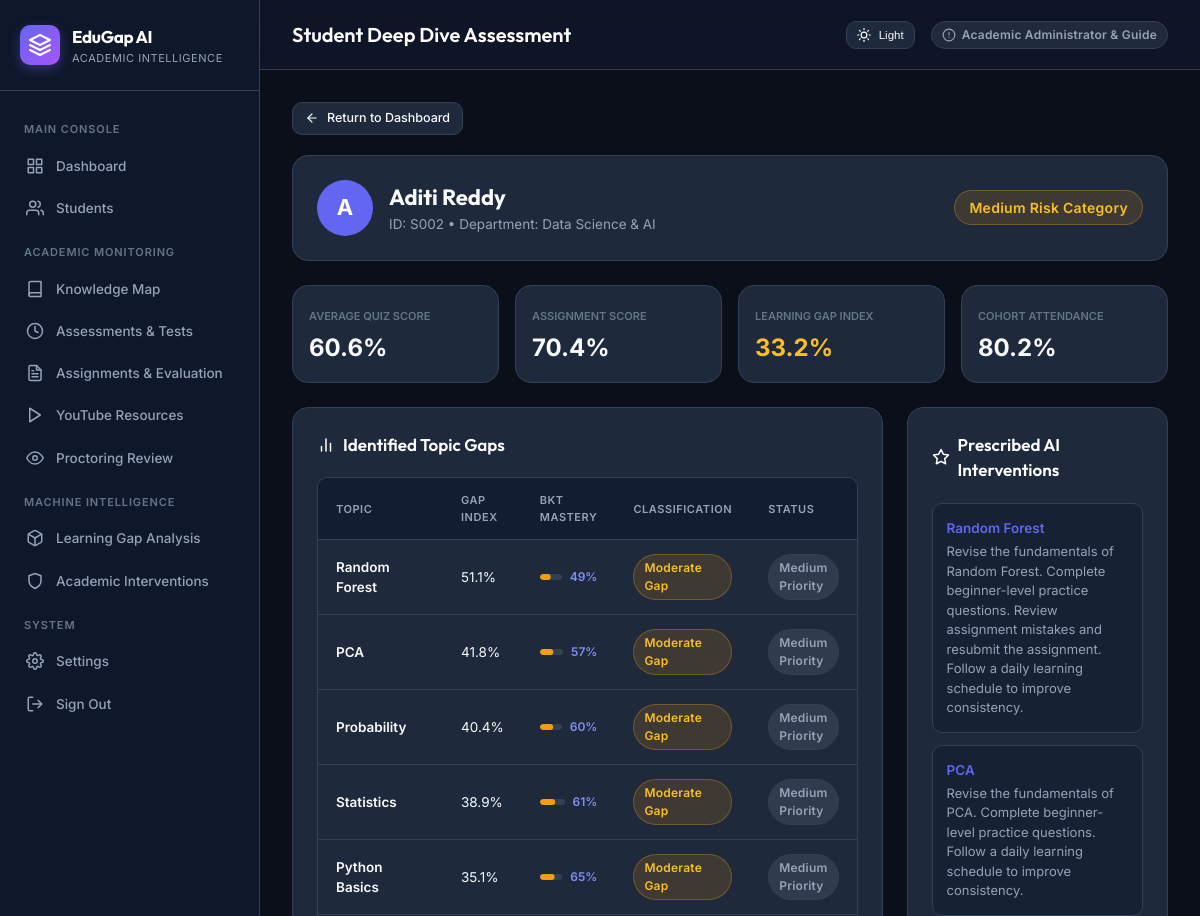
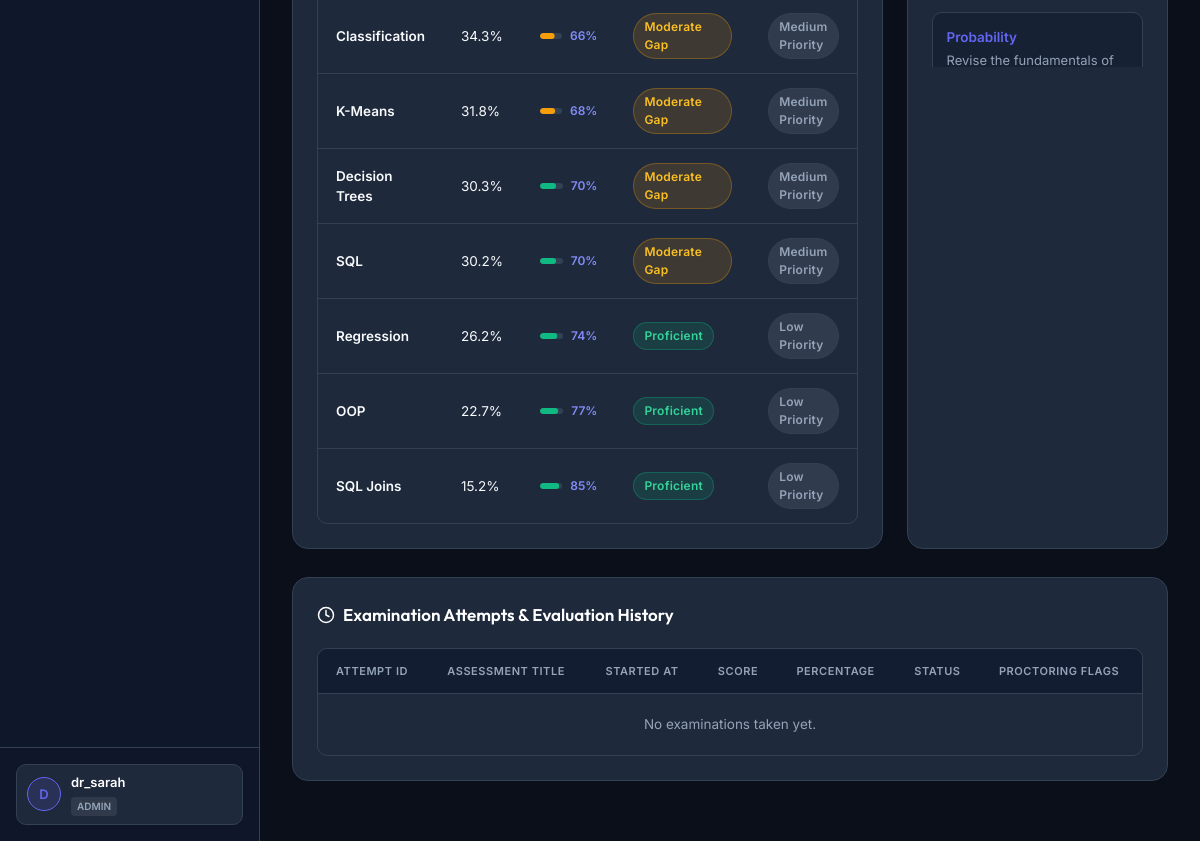
Screenshot of /student/S002 (signed in) with the database file from the repository (2 pictures, top to bottom).
### tables this page shows
CREATE TABLE students (
    student_id TEXT PRIMARY KEY,
    average_quiz_score REAL,
    average_assignment_score REAL,
    average_learning_gap REAL,
    average_attendance REAL,
    overall_risk TEXT
, name TEXT, email TEXT, department TEXT DEFAULT 'Computer Science & Engineering', enrollment_date TEXT DEFAULT '2025-08-01');

CREATE TABLE learning_gaps (
    id INTEGER PRIMARY KEY AUTOINCREMENT,
    student_id TEXT,
    topic TEXT,
    learning_gap_score REAL,
    gap_category TEXT,
    priority TEXT
);

CREATE TABLE recommendations (
    id INTEGER PRIMARY KEY AUTOINCREMENT,
    student_id TEXT,
    topic TEXT,
    recommendation TEXT
);

### app.py (the view)
@app.route("/student/<student_id>")
@login_required
def student_details(student_id):
    if session.get("role") == "student" and session.get("student_id") != student_id:
        flash("Unauthorized access. You may only view your personal academic record.", "error")
        return redirect(url_for("dashboard"))
    connection = get_db_connection()
    student = connection.execute(
        "SELECT * FROM students WHERE student_id = ?",
        (student_id,)
    ).fetchone()
    gaps = connection.execute("""
        SELECT * FROM learning_gaps
        WHERE student_id = ?
        ORDER BY learning_gap_score DESC
    """, (student_id,)).fetchall()
    recommendations = connection.execute("""
        SELECT * FROM recommendations
        WHERE student_id = ?
    """, (student_id,)).fetchall()
    guidance_history = connection.execute("""
        SELECT * FROM student_guidance
        WHERE student_id = ?
        ORDER BY id DESC
    """, (student_id,)).fetchall()
    assessment_history = connection.execute("""
        SELECT att.*, a.title as assessment_title, a.passing_marks
        FROM assessment_attempts att
        JOIN assessments a ON a.id = att.assessment_id
        WHERE att.student_id = ?
        ORDER BY att.id DESC
    """, (student_id,)).fetchall()
    weak_topic_names = [g["topic"] for g in gaps if g["learning_gap_score"] >= 30.0]
    if weak_topic_names:
        placeholders = ",".join("?" for _ in weak_topic_names)
        recommended_videos = connection.execute(f"""
            SELECT * FROM youtube_resources
            WHERE topic IN ({placeholders}) OR assigned_to_student_id = ?
            ORDER BY id DESC LIMIT 6
        """, (*weak_topic_names, student_id)).fetchall()
    else:
        recommended_videos = connection.execute("""
            SELECT * FROM youtube_resources
            WHERE assigned_to_student_id = ? OR assigned_to_student_id IS NULL OR assigned_to_student_id = ''
            ORDER BY id DESC LIMIT 6
        """, (student_id,)).fetchall()
    overall_avg = float(student["average_quiz_score"]) if student else 50.0
    enhanced_gaps = []
    for g in gaps:
        gap_score = float(g["learning_gap_score"])
        is_hidden = bool(overall_avg >= 70.0 and gap_score >= 45.0)
        bkt_mastery = round(max(0.05, min(0.95, (100.0 - gap_score) / 100.0)), 2)
        enhanced_gaps.append({
            "id": g["id"],
            "student_id": g["student_id"],
            "topic": g["topic"],
            "learning_gap_score": gap_score,
            "gap_category": g["gap_category"],
            "priority": g["priority"],
            "bkt_mastery": bkt_mastery,
            "bkt_mastery_pct": int(bkt_mastery * 100),
            "is_hidden_gap": is_hidden,
            "gap_differential": round(overall_avg - (100.0 - gap_score), 1)
        })
    connection.close()
    return render_template(
        "student.html",
        student=student,
        gaps=enhanced_gaps,
        recommendations=recommendations,
        guidance_history=guidance_history,
        assessment_history=assessment_history,
        recommended_videos=recommended_videos
    )

### templates/student.html (shortened to what this page needs)
{% extends "base.html" %}
{% block header_title %}Student Deep Dive Assessment{% endblock %}
{% block content %}
<div class="breadcrumb-nav">
    <a href="{{ url_for('dashboard') }}" class="btn btn-secondary btn-sm">
        <svg class="icon icon-sm" viewBox="0 0 24 24"><line x1="19" y1="12" x2="5" y2="12"/><polyline points="12 19 5 12 12 5"/></svg>
        <span>Return to Dashboard</span>
    </a>
</div>
{% if student %}
<div class="card" style="margin-bottom: 24px;">
    <div style="display: flex; justify-content: space-between; align-items: center; flex-wrap: wrap; gap: 16px;">
        <div style="display: flex; align-items: center; gap: 16px;">
            <div style="width: 56px; height: 56px; border-radius: 50%; background: var(--primary); display: flex; align-items: center; justify-content: center; font-size: 22px; font-weight: 700; color: #ffffff;">
                {{ (student['name'] if student['name'] else 'S')[0]|upper }}
            </div>
            <div>
                <h2 style="font-family: 'Outfit', sans-serif; font-size: 22px; color: var(--text-primary);">{{ student['name'] if student['name'] else "Student " ~ student['student_id'] }}</h2>
                <div style="color: var(--text-secondary); font-size: 13.5px;">
                    <span>ID: {{ student['student_id'] }}</span> &bull;
                    <span>Department: {{ student['department'] if student['department'] else 'Computer Science' }}</span>
                </div>
            </div>
        </div>
        <div>
            {% if student['overall_risk'] == 'High Risk' %}
                <span class="badge badge-high" style="font-size: 14px; padding: 6px 14px;">High Risk Category</span>
            {% elif student['overall_risk'] == 'Medium Risk' %}
                <span class="badge badge-medium" style="font-size: 14px; padding: 6px 14px;">Medium Risk Category</span>
            {% else %}
                <span class="badge badge-low" style="font-size: 14px; padding: 6px 14px;">Low Risk Category</span>
            {% endif %}
        </div>
    </div>
</div>
<div style="display: grid; grid-template-columns: repeat(auto-fit, minmax(200px, 1fr)); gap: 16px; margin-bottom: 24px;">
    <div class="card" style="padding: 16px;">
        <span style="font-size: 11px; text-transform: uppercase; color: var(--text-muted); font-weight: 600;">Average Quiz Score</span>
        <div style="font-size: 24px; font-weight: 700; color: var(--text-primary); margin-top: 4px;">{{ "%.1f"|format(student['average_quiz_score']) }}%</div>
    </div>
    <div class="card" style="padding: 16px;">
        <span style="font-size: 11px; text-transform: uppercase; color: var(--text-muted); font-weight: 600;">Assignment Score</span>
        <div style="font-size: 24px; font-weight: 700; color: var(--text-primary); margin-top: 4px;">{{ "%.1f"|format(student['average_assignment_score']) }}%</div>
    </div>
    <div class="card" style="padding: 16px;">
        <span style="font-size: 11px; text-transform: uppercase; color: var(--text-muted); font-weight: 600;">Learning Gap Index</span>
        {% if student['average_learning_gap'] >= 60 %}
        <div style="font-size: 24px; font-weight: 700; color: #f87171; margin-top: 4px;">{{ "%.1f"|format(student['average_learning_gap']) }}%</div>
        {% elif student['average_learning_gap'] >= 30 %}
        <div style="font-size: 24px; font-weight: 700; color: #fbbf24; margin-top: 4px;">{{ "%.1f"|format(student['average_learning_gap']) }}%</div>
        {% else %}
        <div style="font-size: 24px; font-weight: 700; color: #34d399; margin-top: 4px;">{{ "%.1f"|format(student['average_learning_gap']) }}%</div>
        {% endif %}
    </div>
    <div class="card" style="padding: 16px;">
        <span style="font-size: 11px; text-transform: uppercase; color: var(--text-muted); font-weight: 600;">Cohort Attendance</span>
        <div style="font-size: 24px; font-weight: 700; color: var(--text-primary); margin-top: 4px;">{{ "%.1f"|format(student['average_attendance']) }}%</div>
    </div>
</div>
<div class="assessment-grid">
    <div class="card">
        <div class="card-header">
            <h3>
                <svg class="icon" viewBox="0 0 24 24"><line x1="18" y1="20" x2="18" y2="10"/><line x1="12" y1="20" x2="12" y2="4"/><line x1="6" y1="20" x2="6" y2="14"/></svg>
                <span>Identified Topic Gaps</span>
            </h3>
        </div>
        <div class="table-container">
            <table>
                <thead>
                    <tr>
                        <th>Topic</th>
                        <th>Gap Index</th>
                        <th>BKT Mastery</th>
                        <th>Classification</th>
                        <th>Status</th>
                    </tr>
                </thead>
                <tbody>
                    {% for g in gaps %}
                    <tr>
                        <td style="font-weight: 600;">
                            {{ g['topic'] }}
                        </td>
                        <td>{{ "%.1f"|format(g['learning_gap_score']) }}%</td>
                        <td>
                            <div style="display: flex; align-items: center; gap: 8px;">
                                <div style="flex: 1; max-width: 65px; height: 6px; background: var(--border-color, rgba(148, 163, 184, 0.2)); border-radius: 3px; overflow: hidden;">
                                    <svg width="100%" height="6" style="display: block;">
                                        {% if g['bkt_mastery_pct']|default(50) < 40 %}
                                        <rect width="{{ g['bkt_mastery_pct']|default(50) }}%" height="6" fill="#ef4444" rx="3" />
                                        {% elif g['bkt_mastery_pct']|default(50) < 70 %}
                                        <rect width="{{ g['bkt_mastery_pct']|default(50) }}%" height="6" fill="#f59e0b" rx="3" />
                                        {% else %}
                                        <rect width="{{ g['bkt_mastery_pct']|default(50) }}%" height="6" fill="#10b981" rx="3" />
                                        {% endif %}
                                    </svg>
                                </div>
                                <span style="font-size: 12px; font-weight: 600; color: #818cf8;">{{ g['bkt_mastery_pct']|default(50) }}%</span>
                            </div>
                        </td>
                        <td>
                            {% if g['gap_category'] == 'High Gap' or g['gap_category'] == 'High' %}
                            <span class="badge badge-high">Critical Gap</span>
                            {% elif g['gap_category'] == 'Medium Gap' or g['gap_category'] == 'Medium' %}
                            <span class="badge badge-medium">Moderate Gap</span>
                            {% else %}
                            <span class="badge badge-low">Proficient</span>
                            {% endif %}
                        </td>
                        <td>
                            {% if g['is_hidden_gap'] %}
                            <span class="badge badge-medium" title="Topic gap masked by high overall average">Isolated Deficit</span>
                            {% else %}
                            <span class="badge badge-neutral">{{ g['priority'] }}</span>
                            {% endif %}
                        </td>
                    </tr>
                    {% endfor %}
                </tbody>
            </table>
        </div>
    </div>
    <div class="card">
        <div class="card-header">
            <h3>
                <svg class="icon" viewBox="0 0 24 24"><polygon points="12 2 15.09 8.26 22 9.27 17 14.14 18.18 21.02 12 17.77 5.82 21.02 7 14.14 2 9.27 8.91 8.26 12 2"/></svg>
                <span>Prescribed AI Interventions</span>
            </h3>
        </div>
        <div style="display: flex; flex-direction: column; gap: 12px; max-height: 480px; overflow-y: auto;">
            {% for r in recommendations %}
            <div style="background: rgba(19, 29, 49, 0.6); border: 1px solid var(--border-color); border-radius: var(--radius-md); padding: 14px;">
                <div style="font-weight: 600; color: var(--primary); font-size: 13.5px; margin-bottom: 4px;">{{ r['topic'] }}</div>
                <div style="font-size: 13px; color: var(--text-secondary); line-height: 1.5;">{{ r['recommendation'] }}</div>
            </div>
            {% endfor %}
        </div>
    </div>
</div>
<div class="card" style="margin-bottom: 28px;">
    <div class="card-header">
        <h3>
            <svg class="icon" viewBox="0 0 24 24"><circle cx="12" cy="12" r="10"/><polyline points="12 6 12 12 16 14"/></svg>
            <span>Examination Attempts & Evaluation History</span>
        </h3>
    </div>
    <div class="table-container">
        <table>
            <thead>
                <tr>
                    <th>Attempt ID</th>
                    <th>Assessment Title</th>
                    <th>Started At</th>
                    <th>Score</th>
                    <th>Percentage</th>
                    <th>Status</th>
                    <th>Proctoring Flags</th>
                </tr>
            </thead>
            <tbody>
                {% for att in assessment_history %}
                <tr>
                    <td style="font-family: monospace;">#{{ att['id'] }}</td>
                    <td style="font-weight: 600;">{{ att['assessment_title'] }}</td>
                    <td style="font-size: 12px; color: var(--text-secondary);">{{ att['started_at'] }}</td>
                    <td><strong>{{ "%.1f"|format(att['score']|default(0.0)|float) }} / {{ att['max_score'] }}</strong></td>
                    <td>
                        {% if att['percentage'] is not none and att['percentage'] != '' %}
                            {% if att['percentage']|float >= att['passing_marks']|default(40)|float %}
                            <span style="font-weight: 700; color: #34d399;">
                                {{ "%.1f"|format(att['percentage']|float) }}%
                            </span>
                            {% else %}
                            <span style="font-weight: 700; color: #f87171;">
                                {{ "%.1f"|format(att['percentage']|float) }}%
                            </span>
                            {% endif %}
                        {% else %}
                            <span style="color: var(--text-muted); font-size: 12px;">In Progress</span>
                        {% endif %}
                    </td>
                    <td>
                        <span class="badge {% if att['status'] == 'evaluated' %}badge-low{% elif att['status'] == 'submitted' %}badge-medium{% else %}badge-neutral{% endif %}">
                            {{ att['status']|upper }}
                        </span>
                    </td>
                    <td>
                        {% if att['proctoring_flag_count'] > 0 %}
                            <span class="badge badge-high">{{ att['proctoring_flag_count'] }} Flags</span>
                        {% else %}
                            <span class="badge badge-low">Clean</span>
                        {% endif %}
                    </td>
                </tr>
                {% else %}
                <tr>
                    <td colspan="7" style="text-align: center; color: var(--text-secondary); padding: 20px;">
                        No examinations taken yet.
                    </td>
                </tr>
                {% endfor %}
            </tbody>
        </table>
    </div>
</div>
{% else %}
<div class="card" style="text-align: center; padding: 48px;">
    <h2>Student record not found</h2>
    <p style="color: var(--text-secondary); margin-top: 8px;">The requested academic identifier does not correspond to an enrolled learner.</p>
</div>
{% endif %}
{% endblock %}

### rows the page displays
students: name "A", name "Aditi Reddy", student_id "S002", department "Data Science & AI", average_quiz_score "60.6", average_assignment_score "70.4", average_learning_gap "33.2", average_attendance "80.2"
learning_gaps: topic "Random Forest", learning_gap_score "51.1", bkt_mastery_pct "49", gap_category "Moderate Gap", priority "Medium Priority"
learning_gaps: topic "PCA", learning_gap_score "41.8", bkt_mastery_pct "57", gap_category "Moderate Gap", priority "Medium Priority"
learning_gaps: topic "Probability", learning_gap_score "40.4", bkt_mastery_pct "60", gap_category "Moderate Gap", priority "Medium Priority"
learning_gaps: topic "Statistics", learning_gap_score "38.9", bkt_mastery_pct "61", gap_category "Moderate Gap", priority "Medium Priority"
learning_gaps: topic "Python Basics", learning_gap_score "35.1", bkt_mastery_pct "65", gap_category "Moderate Gap", priority "Medium Priority"
learning_gaps: topic "Classification", learning_gap_score "34.3", bkt_mastery_pct "66", gap_category "Moderate Gap", priority "Medium Priority"
learning_gaps: topic "K-Means", learning_gap_score "31.8", bkt_mastery_pct "68", gap_category "Moderate Gap", priority "Medium Priority"
learning_gaps: topic "Decision Trees", learning_gap_score "30.3", bkt_mastery_pct "70", gap_category "Moderate Gap", priority "Medium Priority"
learning_gaps: topic "SQL", learning_gap_score "30.2", bkt_mastery_pct "70", gap_category "Moderate Gap", priority "Medium Priority"
learning_gaps: topic "Regression", learning_gap_score "26.2", bkt_mastery_pct "74", gap_category "Proficient", priority "Low Priority"
learning_gaps: topic "OOP", learning_gap_score "22.7", bkt_mastery_pct "77", gap_category "Proficient", priority "Low Priority"
learning_gaps: topic "SQL Joins", learning_gap_score "15.2", bkt_mastery_pct "85", gap_category "Proficient", priority "Low Priority"
recommendations: topic "Random Forest", recommendation "Revise the fundamentals of Random Forest. Complete beginner-level practice questions. Review assignment mistakes and resubmit the assignment. Follow a daily learning schedule to improve consistency."
recommendations: topic "PCA", recommendation "Revise the fundamentals of PCA. Complete beginner-level practice questions. Follow a daily learning schedule to improve consistency."
recommendations: topic "Probability", recommendation "Revise the fundamentals of…"

### other values shown
{{ session.get("username", "U")[0]|upper }} "D"
{{ session.get("username", "User") }} "dr_sarah"
{{ session.get("role", "student") }} "ADMIN"
